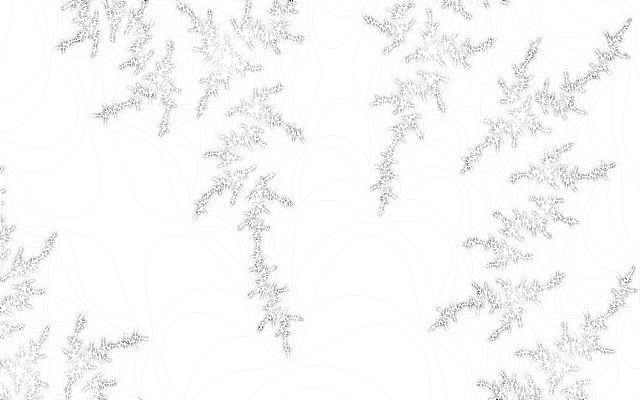
#> input picture examples/difference-of-gaussian.png, 640 x 400 px
$ python -i colorspace.py   (imports and definitions only)
#> lines starting #> are read from the running program, lines starting #| are printed output that depends on the picture
#> further down, picture is the input picture: shape (400, 640, 3); min 0, max 255, mean 248.7
### cv_algorithms/text.py
#!/usr/bin/env python3
# -*- coding: utf-8 -*-
"""
Utilities regarding text placement in images.
Supplements OpenCV's putText()
"""
import cv2
import numpy as np

__all__ = ["putTextCenter", "putTextAutoscale"]

def putTextCenter(img, txt, coords, fontFace, fontScale=1.,
                  color=(0,0,0), thickness=2, hshift=0., vshift=0., baseline_shift=0.):
    """
    Like cv2.putText(), but auto-centers text on the given coordinates
    by computing size via cv2.getTextSize() and shifting the coordinates by that amount.

    Additional horizontal and vertical shifts can be performed by using nonzero
    hshift/vshift parameters.

    The actual text center is used as a reference, not the text baseline.
    However, baseline_shift, multiplied by the baseline, can be added to
    the value. Setting baseline_shift=1. will result in one (baseline - bottom)
    difference being added to the y coordinate, resulting in the image being shifted up.

    Parameters
    ----------
    img : numpy ndarray
        The image that is passed to OpenCV
    txt : str
        The text to render
    coords : (int, int)
        The coordinates where the text center should be placed
    fontFace
        The fontFace parameter that is passed to OpenCV
    fontScale
        The fontScale parameter that is passed to OpenCV
    color
        The font color that will be rendered
    thickness
        The rendering thickness
    hshift : float
        Horizontal shift, will be added to the x coordinate of the render position
    vshift : float
        Horizontal shift, will be added to the x coordinate of the render position
    baseline_shift : float
        Factor of the (baseline - bottom) y difference that will be added to the
        y coordinate of the rendering position
    """
    (w,h), baseline = cv2.getTextSize(txt, fontFace, fontScale, thickness)
    coords = (int(round(coords[0] - w/2) + hshift),
              int(round(coords[1] + h/2) + vshift + baseline_shift * baseline))
    cv2.putText(img, txt, coords, fontFace, fontScale, color, thickness)


def putTextAutoscale(img, txt, coords, fontFace, w, h, heightFraction=0.5, widthFraction=0.95,
                     maxHeight=60, color=(0,0,0), thickness=2, hshift=0., vshift=0., baseline_shift=0.):
    """
    Like cv2.putText(), but auto-centers text on the given coordinates and automatically
    chooses the text size for a (w*h) box around the center so that it consumes heightFraction*h height.
    Also ensures that the text consumes no more than widthFraction*w space horizontally,
    but in any case the text will not consume more than maxHeight pixels vertically.

    This is done by computing size via cv2.getTextSize() and shifting and scaling appropriately.

    Parameters
    ----------
    img : numpy ndarray
        The image that is passed to OpenCV
    txt : str
        The text to render
    coords : (int, int)
        The coordinates where the text center should be placed
    fontFace
        The fontFace parameter that is passed to OpenCV
    w : float
        The width of the box to place the text into
    h : float
        The height of the box to place the text into
    heightFraction : float
        Represents the maximum fraction of the height of the box
        that will be occupied by the text box
    widthFraction : float
        Represents the maximum fraction of the width of the box
        that will be occupied by the text box
    maxHeight : int
        The maximum height of the text box in pixels
    color
        The font color that will be rendered
    thickness
        The rendering thickness
    hshift : float
        Horizontal shift, will be added to the x coordinate of the render position
    vshift : float
        Horizontal shift, will be added to the x coordinate of the render position
    baseline_shift : float
        Factor of the (baseline - bottom) y difference that will be added to the
        y coordinate of the rendering position
    """
    # Get first size estimate. We will scale fractionally.
    (scale1Width, scale1Height), baseline = cv2.getTextSize(txt, fontFace, 1., thickness)
    # What are the different maximum scales that are mandated by the width and height
    heightFractionScale = (heightFraction * h) / scale1Height
    widthFractionScale = (widthFraction * w) / scale1Width
    absMaxScale = maxHeight / scale1Height
    # Combine height scale, width scale and absolute max height
    newScale = min(heightFractionScale, widthFractionScale, absMaxScale)
    # Now place text using putTextCenter()
    putTextCenter(img, txt, coords, fontFace, newScale,
                    color, thickness, hshift, vshift, baseline_shift)

### cv_algorithms/colorspace.py
#!/usr/bin/env python3
# -*- coding: utf-8 -*-
"""
Utilities for extracting color channels out of arbitrary images
"""
import cv2
import numpy as np
import enum
from .text import putTextAutoscale

__all__ = ["ColorspaceChannel", "Colorspace", "convert_to_colorspace",
    "extract_channel", "colorspace_components_overview"]


class Colorspace(enum.IntEnum):
    BGR = 0 # "Standard" OpenCV colorspace
    RGB = 1
    HSV = 2
    LAB = 3
    YUV = 4
    YCrCb = 5
    HLS = 6
    LUV = 7
    XYZ = 8

    @property
    def channels(colspace):
        """
        Get a tuple of all three ColorspaceChannels
        for the given colorspace
        """
        return (ColorspaceChannel(colspace.value * 3),
                ColorspaceChannel(colspace.value * 3 + 1),
                ColorspaceChannel(colspace.value * 3 + 2))

class ColorspaceChannel(enum.IntEnum):
    """
    Different types of color channels
    """
    # BGR
    BGR_Blue = 0
    BGR_Green = 1
    BGR_Red = 2
    # RGB
    RGB_Red = 3
    RGB_Green = 4
    RGB_Blue = 5
    # HSV
    HSV_Hue = 6
    HSV_Saturation = 7
    HSV_Value = 8
    # LAB
    LAB_L = 9
    LAB_a = 10
    LAB_b = 11
    # YUV
    YUV_Luma = 12 # Y
    YUV_U = 13
    YUV_V = 14
    # YCrCb
    YCrCb_Luma = 15 # Y
    YCrCb_Cr = 16
    YCrCb_Cb = 17
    # HLS
    HLS_Hue = 18
    HLS_Lightness = 19
    HLS_Saturation = 20
    # LUV
    LUV_L = 21
    LUV_U = 22
    LUV_V = 23
    # XYZ
    XYZ_X = 24
    XYZ_Y = 25
    XYZ_Z = 26


    @property
    def colorspace(self):
        """
        Get the colorspace for the current instance
        """
        return Colorspace(self.value // 3)

    @property
    def channel_idx(self):
        """
        Get the channel number for the colorspace (0 to 2)
        """
        return self.value % 3

    @property
    def channel_name(self):
        """
        The name of the channel,
        not including the colorspace name.

        Example: RGB_Red => Red
        """
        return self.name.partition("_")[2]


# Arguments to convert BGR to another colorspace
_colorspace_cvt_from_bgr = {
    Colorspace.BGR: None,
    Colorspace.RGB: cv2.COLOR_BGR2RGB,
    Colorspace.HSV: cv2.COLOR_BGR2HSV,
    Colorspace.LAB: cv2.COLOR_BGR2LAB,
    Colorspace.YUV: cv2.COLOR_BGR2YUV,
    Colorspace.YCrCb: cv2.COLOR_BGR2YCrCb,
    Colorspace.HLS: cv2.COLOR_BGR2HLS,
    Colorspace.LUV: cv2.COLOR_BGR2LUV,
    Colorspace.XYZ: cv2.COLOR_BGR2XYZ
}

# Arguments to convert a colorspace to BGR
_colorspace_cvt_to_bgr = {
    Colorspace.BGR: None,
    Colorspace.RGB: cv2.COLOR_RGB2BGR,
    Colorspace.HSV: cv2.COLOR_HSV2BGR,
    Colorspace.LAB: cv2.COLOR_LAB2BGR,
    Colorspace.YUV: cv2.COLOR_YUV2BGR,
    Colorspace.YCrCb: cv2.COLOR_YCrCb2BGR,
    Colorspace.HLS: cv2.COLOR_HLS2BGR,
    Colorspace.LUV: cv2.COLOR_LUV2BGR,
    Colorspace.XYZ: cv2.COLOR_XYZ2BGR
}

def convert_to_colorspace(img, new_colorspace, source=Colorspace.BGR):
    """
    Convert an image in an arbitrary colorspace
    to another colorspace using OpenCV

    Parameters
    ==========
    img : NumPy image
        Any supported OpenCV image
    new_colorspace : Colorspace enum
        The target colorspace
    source : Colorspace enum
        The source colorspace.
        If in doubt, BGR is probably right

    Returns
    =======
    The converted image, or img if
    source == target.
    """
    # Convert from source to BGR
    if source != Colorspace.BGR:
        img = cv2.cvtColor(img, _colorspace_cvt_to_bgr[source])
    # Convert to target
    cvt = _colorspace_cvt_from_bgr[new_colorspace]
    if cvt is None: # Already in target
        return img
    return cv2.cvtColor(img, cvt)

def extract_channel(img, channel, source=Colorspace.BGR, as_rgb=False):
    """
    Extract a single channel from an arbitrary colorspace
    from an image

    Parameters
    ==========
    img : NumPy / OpenCV image
    channel : ColorspaceChannel enum
        The target channel
    source : Colorspace enum
        The current colorspace of the imge
    as_rgb : bool
        Set to True to obtain the graysca
    Returns
    =======
    The resulting channel as a NumPy image.
    The returned array is similar to a grayscale image.
    """
    target_space = channel.colorspace
    # Convert to the correct colorspace
    img = convert_to_colorspace(img, target_space, source)
    # Extract appropriate channel
    gray = img[:,:,channel.channel_idx]
    return cv2.cvtColor(gray, cv2.COLOR_GRAY2RGB) if as_rgb else gray


def colorspace_components_overview(img):
    """
    Render an image that shows all channels of the given image
    in all colorspaces in an ordered and labeled manner.
    """
    height, width, _ = img.shape
#> height = 400; width = 640
    ncolspaces = len(Colorspace)
    hspace = int(0.1 * width)
#> hspace = 64
    vspace = int(0.1 * height)
#> vspace = 40
    textheight = int(0.3 * height)
#> textheight = 120

    h = ncolspaces * height + vspace * (ncolspaces - 1) + textheight * ncolspaces
#> h = 5000
    w = width * 3 + hspace * 2
#> w = 2048
    out = np.full((h, w), 255, dtype=np.uint8)

    for i, colorspace in enumerate(Colorspace):
        # Compute offsets
        vofs = textheight * (i + 1) + (vspace + height) * i
        hofs = lambda col: hspace * col + width * col
        textvofs = vofs - textheight / 2
        texthofs = lambda col: hofs(col) + width / 2
        # Get channels of current colorspace
        channels = colorspace.channels
        # Channel text
        chn0txt = "{} {}".format(colorspace.name, colorspace.channels[0].channel_name)
        chn1txt = "{} {}".format(colorspace.name, colorspace.channels[1].channel_name)
        chn2txt = "{} {}".format(colorspace.name, colorspace.channels[2].channel_name)
        # Extract all channels and convert to gray RGB mge
        chn0 = extract_channel(img, channels[0])
        chn1 = extract_channel(img, channels[1])
        chn2 = extract_channel(img, channels[2])
        # Copy image channels to output
        out[vofs:vofs + height, hofs(0):hofs(0) + width] = chn0
        out[vofs:vofs + height, hofs(1):hofs(1) + width] = chn1
        out[vofs:vofs + height, hofs(2):hofs(2) + width] = chn2
        # Render text
        putTextAutoscale(out, chn0txt, (texthofs(0), textvofs),
            cv2.FONT_HERSHEY_COMPLEX, width, textheight, color=0)
        putTextAutoscale(out, chn1txt, (texthofs(1), textvofs),
            cv2.FONT_HERSHEY_COMPLEX, width, textheight, color=0)
        putTextAutoscale(out, chn2txt, (texthofs(2), textvofs),
            cv2.FONT_HERSHEY_COMPLEX, width, textheight, color=0)
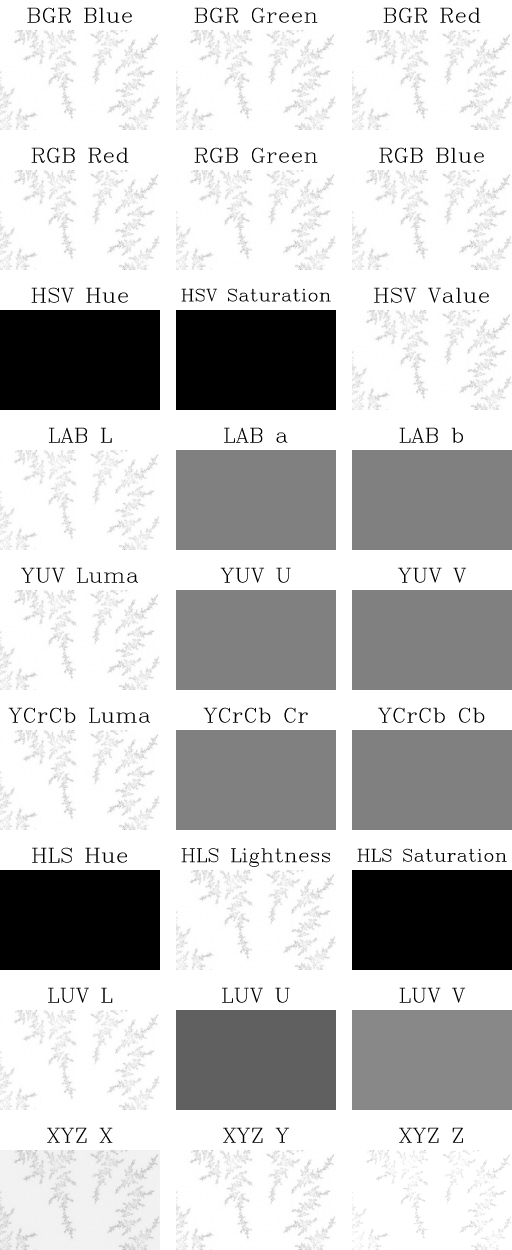
#> out: shape (5000, 2048) (shown at 1/4 size); min 0, max 255, mean 198.2

    return out

>>> import cv2
>>> picture = cv2.imread('../examples/difference-of-gaussian.png')
>>> result = colorspace_components_overview(picture)
